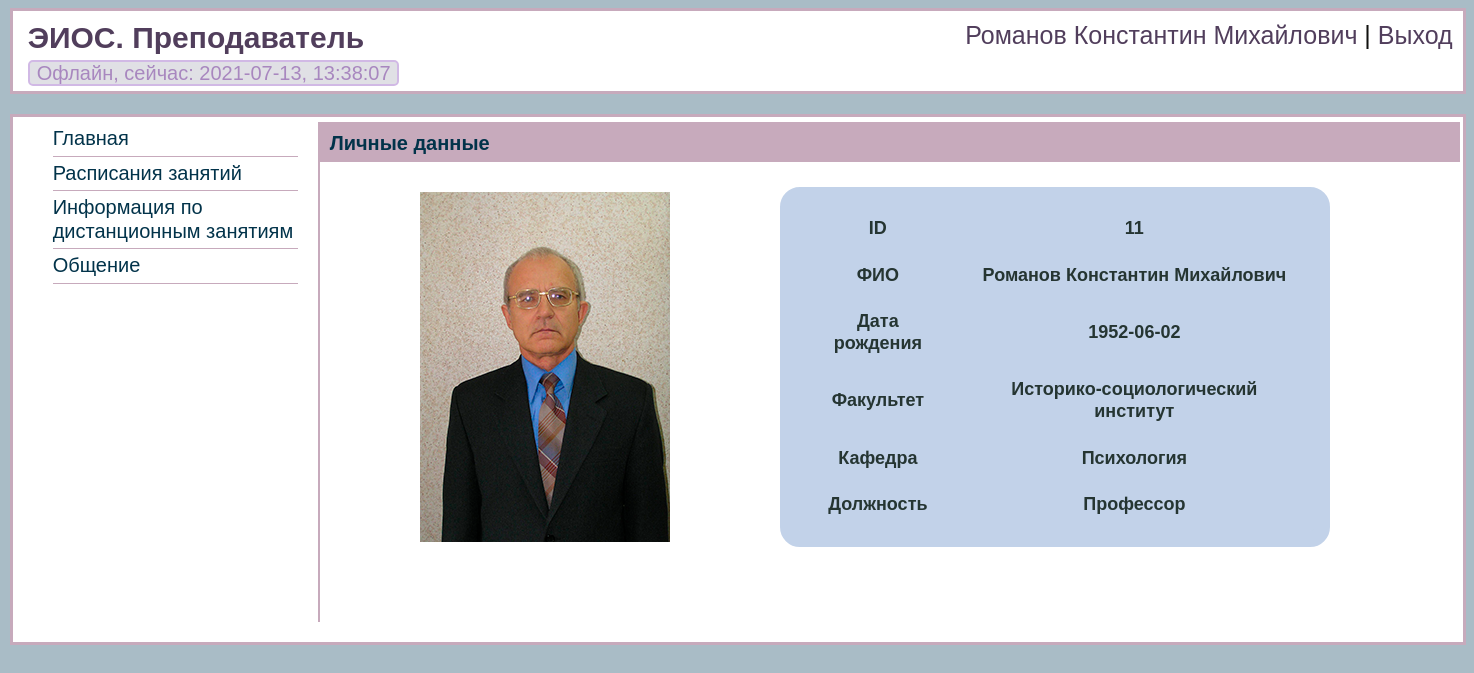
Screenshot of /index_auth.php (signed in) with the database file from the repository.
### tables this page shows
CREATE TABLE `online` (
  `id` int NOT NULL,
  `id_customer` int NOT NULL,
  `lastvisit` int NOT NULL,
  `online_users` int NOT NULL
);

CREATE TABLE `customers` (
  `customer_id` int NOT NULL,
  `login` varchar(80) NOT NULL,
  `password` varchar(80) NOT NULL,
  `status` int NOT NULL,
  `FIO` varchar(100) NOT NULL,
  `happyDate` date NOT NULL,
  `img` varchar(100) NOT NULL
);

CREATE TABLE `faculty` (
  `id_faculty` int NOT NULL,
  `name_faculty` varchar(100) NOT NULL
);

CREATE TABLE `department` (
  `id_department` int NOT NULL,
  `id_fuculty` int NOT NULL,
  `name_department` varchar(100) NOT NULL
);

CREATE TABLE `position` (
  `id_position` int NOT NULL,
  `name_position` varchar(100) NOT NULL
);

### include/professor_page.php (the view)
<div id="block-parameters">
    <p id="title-page" >Личные данные</p>
</div>
<?php
$id = $_SESSION['auth_customer_id'];
$result = mysqli_query($conn, "SELECT * FROM customers WHERE customer_id = '$id'");
If (mysqli_num_rows($result) > 0){
    $row = mysqli_fetch_array($result);
    $foto = $row['img'];
}
if  ($foto != "" && file_exists("./img/".$foto)){
    $img_path = '../img/'.$foto;
    $width = 250;
    $height = 350;
}else{
    $img_path = "../img/profile.jpg";
    $width = 250;
    $height = 350;
}
$result_1 = mysqli_query($conn, "SELECT * FROM cus_professor WHERE id_professor = '$id'");
If (mysqli_num_rows($result_1) > 0){
    $row_1 = mysqli_fetch_array($result_1);
}
$id_faculty = $row_1['id_faculty'];
$facul_res = mysqli_query($conn, "SELECT * FROM faculty WHERE id_faculty = '$id_faculty'");
If (mysqli_num_rows($facul_res) > 0){
    $row_faculty = mysqli_fetch_array($facul_res);
}
$id_department = $row_1['id_department'];
$depart_res = mysqli_query($conn, "SELECT * FROM department WHERE  id_department = '$id_department'");
If (mysqli_num_rows($depart_res) > 0){
    $row_depar = mysqli_fetch_array($depart_res);
}
$id_pos = $row_1['id_position'];
$posits = mysqli_query($conn, "SELECT * FROM position WHERE id_position = '$id_pos'");
If (mysqli_num_rows($depart_res) > 0){
    $row_pos = mysqli_fetch_array($posits);
}
echo '<div id="foto"><img src="'.$img_path.'" width="'.$width.'" height="'.$height .'"></div>';
?>
<div id="cont">
    <div id="textiBD">
        <table>
            <tr><th>ID</th><th><?php echo $row['customer_id'];?></th></tr>
            <tr><th>ФИО</th><th><?php echo $row['FIO'];?></th></tr>
            <tr><th>Дата рождения</th><th><?php echo $row['happyDate'];?></th></tr>
            <tr><th>Факультет</th><th><?php echo $row_faculty['name_faculty'];?></th></tr>
            <tr><th>Кафедра</th><th><?php echo $row_depar['name_department'];?></th></tr>
            <tr><th>Должность</th><th><?php echo $row_pos['name_position'];?></th></tr>
        </table>
    </div>

### index_auth.php (shortened to what this page needs)
<?php
require 'online.php';
?>
<!DOCTYPE html>
<html>
<head>
    <link href="css/style.css" rel="stylesheet" type="text/css" />
</head>
<body>
<?php
require 'include/block-header.php';
?>
<div id="block-body_1">
    <?php
    require 'include/block-menu.php';
    ?>
    <div id="block-content">
        <?php
        if ($_SESSION['auth_status'] == 3)
            require 'include/professor_page.php';
        ?>
    </div>
</div>
</body>
</html>

### include/block-header.php (shortened to what this page needs)
<?php
if ($_SESSION['auth_status'] == 3)
{
    $id = $_SESSION['auth_customer_id'];
    $result = mysqli_query($conn, "SELECT * FROM online WHERE id_customer = '$id'");
    If (mysqli_num_rows($result) > 0)
    {
        $row = mysqli_fetch_array($result);
        if ($row["online_users"] == 0)
        {
            $status_online = 'Офлайн';
        }
    }
    echo '<div id="block-body">
    <div id="block-header">
        <div id="block-header1" >
            <h3>ЭИОС. Преподаватель</h3>
            <div id="online_but">';
    $ddate = date("Y-m-d, H:i:s");
    echo $status_online.', сейчас: '.$ddate;
    echo '</div>
        </div>
        <div id="block-header2" >
            <p class="right"><a href="profile.php" >';
    if ($_SESSION['auth'] == 'yes_auth'){
        echo $_SESSION['auth_FIO'];
    }
    echo '</a> | <a id="logout">Выход</a></p>
        </div>
        <div id="block-header3" >
            <p class="right" id="link-nav" >';
    echo '</p>
        </div>
    </div>
</div>
<div id="pusto"></div>
';
}
?>

### include/block-menu.php (shortened to what this page needs)
<?php
if ($_SESSION['auth_status'] == 3)
{
    echo '<div id="left-nav">
    <ul>
        <li><a href="../index_auth.php">Главная</a></li>
        <li><a href="../read_timetable_class.php">Расписания занятий</a></li>
        <li><a href="../dictansion_class.php">Информация по дистанционным занятиям</a></li>
        <li><a href="../send_message.php">Общение</a></li>
    </ul>
</div>';
}
?>

### css/style.css (style rules this page uses)
body { width: 99%; height: auto; color: #000000; background-color: #a9bcc6; background-size: cover; font-family: "Segoe UI", sans-serif; line-height: 135%; }
.right { float: right }
#block-body { width: 1450px; margin: 5px auto; background-color: white; border: 3px solid #c7aabc; }
#block-header { width: 1450px; height: 80px; }
#block-header1 { width: 598px; float: left; height: 50px; }
#block-header1 h3 { font: 30px sans-serif; margin-left: 15px; margin-top: 10px; margin-bottom: 5px; font-weight: bold; color: #513e5c; }
#block-header2 { width: 598px; float: right; height: 50px; }
#block-header2 p { margin-top: 10px; margin-right: 10px; font: 25px sans-serif; color: #11110f; }
#block-header2 a { font: 25px sans-serif; text-decoration: none; color: #513e5c; }
#block-header3 { width: 1450px; float: right; height: 25px; }
#online_but { width: 360px; height: 12px; color: #a887bf; font: 20px sans-serif; padding-bottom: 10px; border: 2px solid #d1b9e5; border-radius: 5px; margin-left: 15px; padding-left: 7px; background: #e0e0e5; }
#pusto { height: 10px; }
#block-body_1 { width: 1450px; height: auto; margin: 5px auto; background-color: white; border: 3px solid #c7aabc; }
#left-nav { width: 300px; height: auto; min-height: 200px; position: absolute; }
#left-nav ul { margin-top: 5px; }
#left-nav li { padding-top: 5px; padding-bottom: 5px; border-bottom: 1px solid #c7aabc; list-style-type: none; margin-right: 15px; }
#left-nav a { font: 20px sans-serif; text-decoration: none; color: #02334a; }
#block-content { width: 1140px; min-height: 500px; height: auto; margin-left: 305px; margin-top: 5px; margin-bottom: 20px; border-left: 2px solid #c7aabc; overflow:auto }
#block-parameters { width: 1140px; height: 40px; background-color: #c7aabc; }
#title-page { font: 20px sans-serif; font-weight: bold; margin-top: 10px; margin-left: 10px; position: absolute; color: #02334a; }
#block-content table { font-family: "Lucida Sans Unicode", "Lucida Grande", Sans-Serif; text-align: center; border-collapse: separate; border-spacing: 5px; background: #c2d2e9; color: #253532; border: 16px solid #c2d2e9; border-radius: 20px; margin-left: 20px; margin-top: 10px; width: 85%; }
#block-content th { font-size: 18px; padding: 10px; }
#foto { margin-left: 100px; margin-top: 30px; width: 250px; height: 350px; float: left; }
#cont { margin-right: 100px; margin-top: 15px; width: 600px; height: 400px; float: right; }
#textiBD { font-size:16px; font-family: SansSerif, sans-serif; color: #513e5c; }
#textiBD table { width: 550px; word-wrap: break-word; }
#textiBD table tr { border-style:hidden; }

### rows the page displays
online: online_users "Офлайн"
customers: img (picture), customer_id "11", FIO "Романов Константин Михайлович", happyDate "1952-06-02"
faculty: name_faculty "Историко-социологический институт"
department: name_department "Психология"
position: name_position "Профессор"

### other values shown
$_SESSION['auth_FIO'] "Романов Константин Михайлович"
